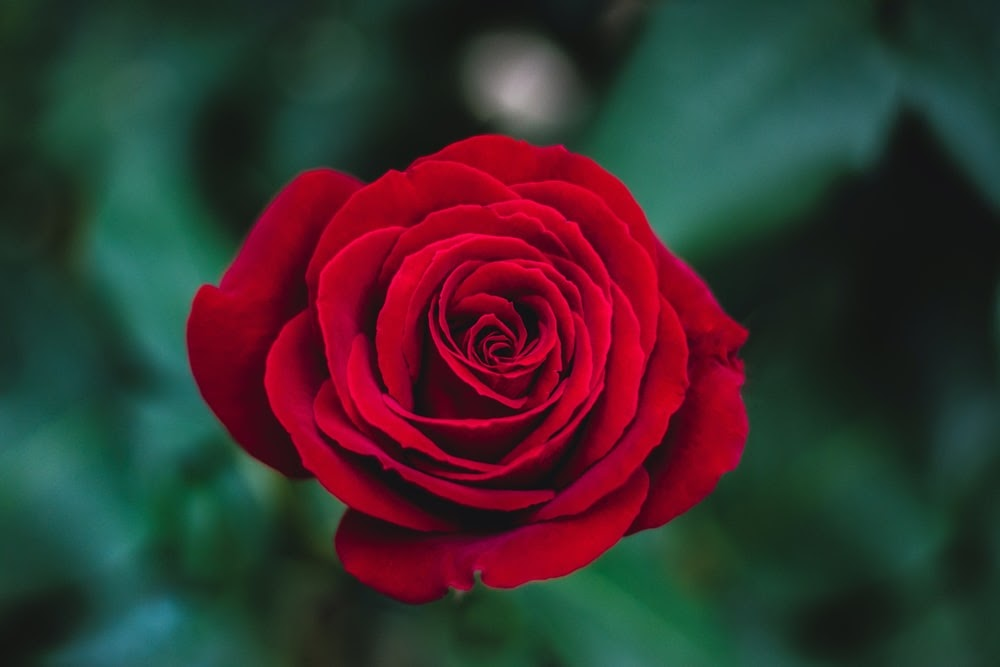
#> input picture Python/XuLyAnhPython/hoa1.jpg, 1000 x 667 px
$ python phuong.py   (older library calls are emulated)
#> lines starting #> are read from the running program, lines starting #| are printed output that depends on the picture; after the words box and inside, x2 and y2 are one past the last pixel; in counts of white or black regions, pixels touching at a corner belong together
import cv2
import numpy as np
import matplotlib.pyplot as plt
# tên biến theo đúng đề bài
I = cv2.imread("hoa1.jpg")
#> I is the input picture: shape (667, 1000, 3); mean B, G, R 47, 48, 59.6
#cv2.imshow("Color image", I)
Ihsv = cv2.cvtColor(I, cv2.COLOR_BGR2HSV) #chuyển sang ảnh grayscale
#> Ihsv: shape (667, 1000, 3); mean H, S, V 102.3, 154.2, 84.3
#cv2.imshow("HSV image", Ihsv)
#HSV sang RGB (RGB đảo ngược các kênh R và B, tức là BGR)
I2 = cv2.cvtColor(Ihsv, cv2.COLOR_HSV2BGR)
#cv2.imshow("RGB image", I2)
#tách kênh V
Iv=Ihsv[:,:,2]
#tách kênh H
#Ih=Ihsv[:,:,0]
#tách kênh S
Is=Ihsv[:,:,1]
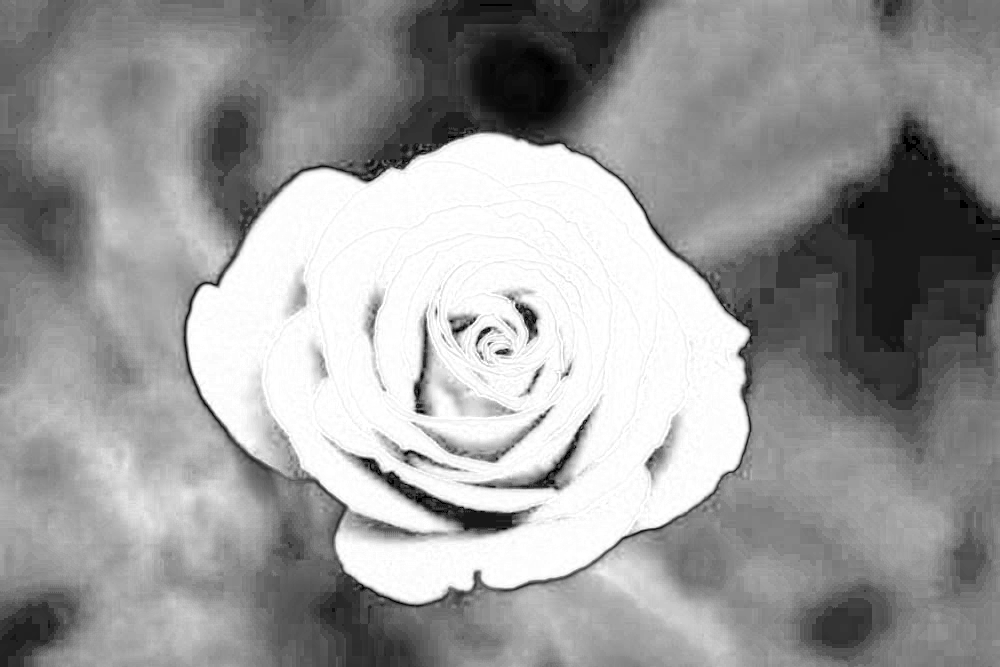
#> Is: shape (667, 1000); min 0, max 255, mean 154.2
#24e. Giảm size ảnh xuống 1/2. Hiển thị ảnh đã giảm size
width_I = int(I.shape[1] * 50/ 100)
#> width_I = 500
height_I = int(I.shape[0] * 50 / 100)
#> height_I = 333
#resize = (width, height)
# resize image
I_resize = cv2.resize(I,(width_I, height_I))
cv2.imshow("Resize image", I_resize)
#cv2.imshow('kenh H', Ih)
cv2.imshow("V image", Iv)
#Hiển thị histogram Iv
hist = cv2.calcHist ([Iv], [0],None,[256],[0,256])
#> hist = 256 values, max 12647 at index 21, min 0 at index 0, mean 2605.5
plt.plot(hist)
plt.show()
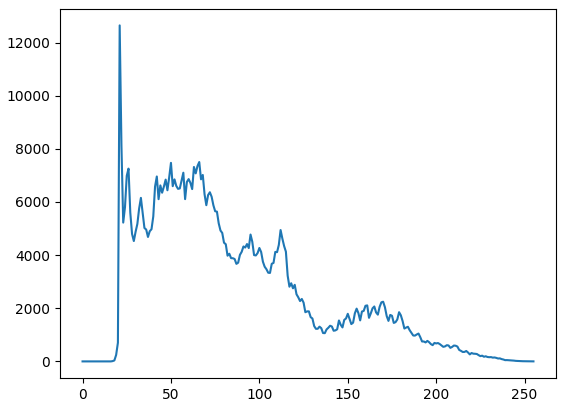
#> figure drawn by matplotlib, 1 panel; curve peaks at x = 21, y = 12647
'''
#Làm trơn Ihsv kênh H
Ih = cv2.medianBlur(Ihsv[:,:,0], 7) # Add median filter to image
cv2.imshow('Loc trung binh kenh H', Ih)
'''
I_h=Ihsv[:,:,0]#Kenh H
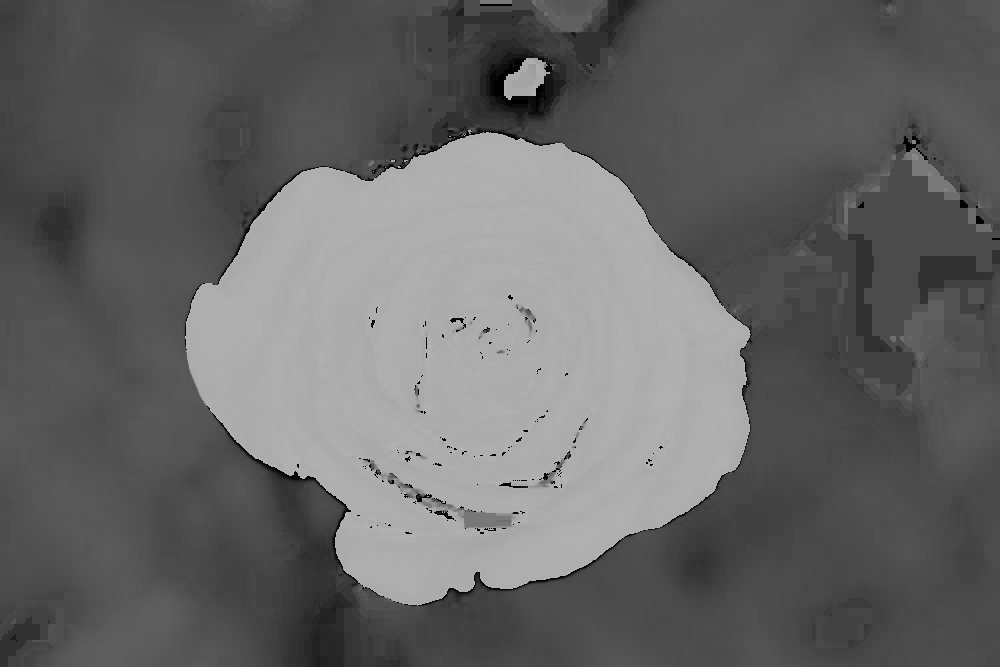
#> I_h: shape (667, 1000); min 0, max 179, mean 102.3
h=I_h.shape[0]
#> h = 667
w=I_h.shape[1]
#> w = 1000
Ih=np.zeros((h,w,1),dtype='uint8')
Ih[:,:,0]=cv2.blur(I_h,(7,7))
#cv2.imshow('Loc trung binh kenh H', Ih)
#24h. Nhị phân hóa anh Ih theo ngưỡng Otsu được ảnh nhị phân Ib. Hiển thị ảnh Ib.
ret, Ib = cv2.threshold(Ih,0,255, cv2.THRESH_OTSU)
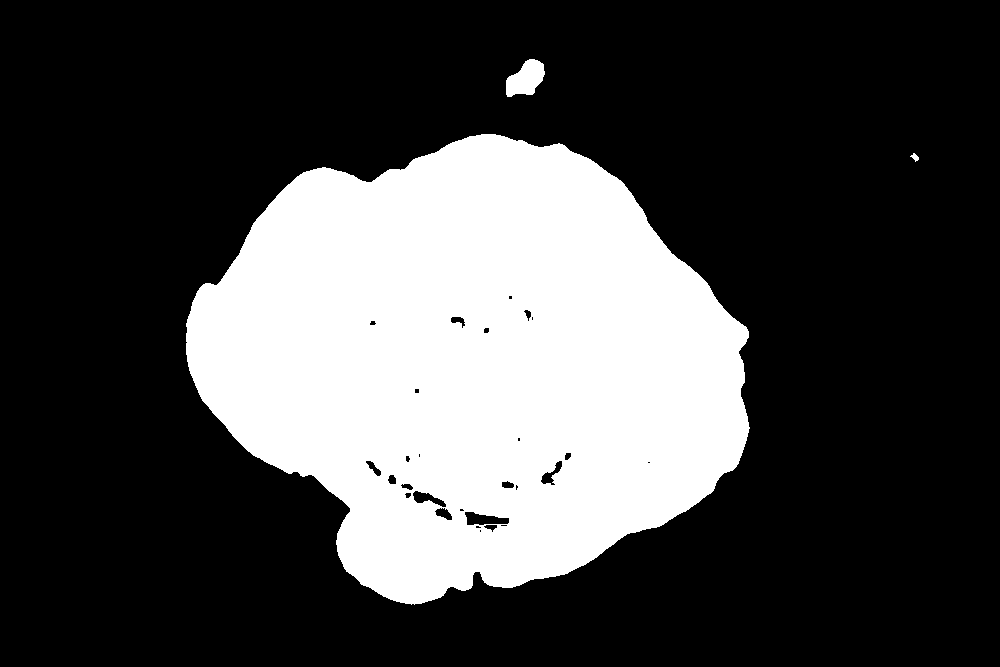
#> Ib: shape (667, 1000); 27.7% white; 3 white regions
#> ret = 123
cv2.imshow("Otsu image", Ib)
#24i. Tìm các contour của ảnh Ib. Vẽ các đường contour trên ảnh gốc I. Hiển thị ảnh I.
_, contours, _= cv2.findContours(Ib, cv2.RETR_EXTERNAL, cv2.CHAIN_APPROX_SIMPLE)
#> contours = 3 contours; box (x1, y1, x2, y2) and area: (186, 134, 750, 605) 184760, (506, 59, 545, 97) 922, (910, 153, 919, 162) 30
#contour của ảnh Ib.#cv2.imshow("Binary image", Ib)
cv2.drawContours (I, contours, -1, (0,0,255), 3) #vẽ Contours
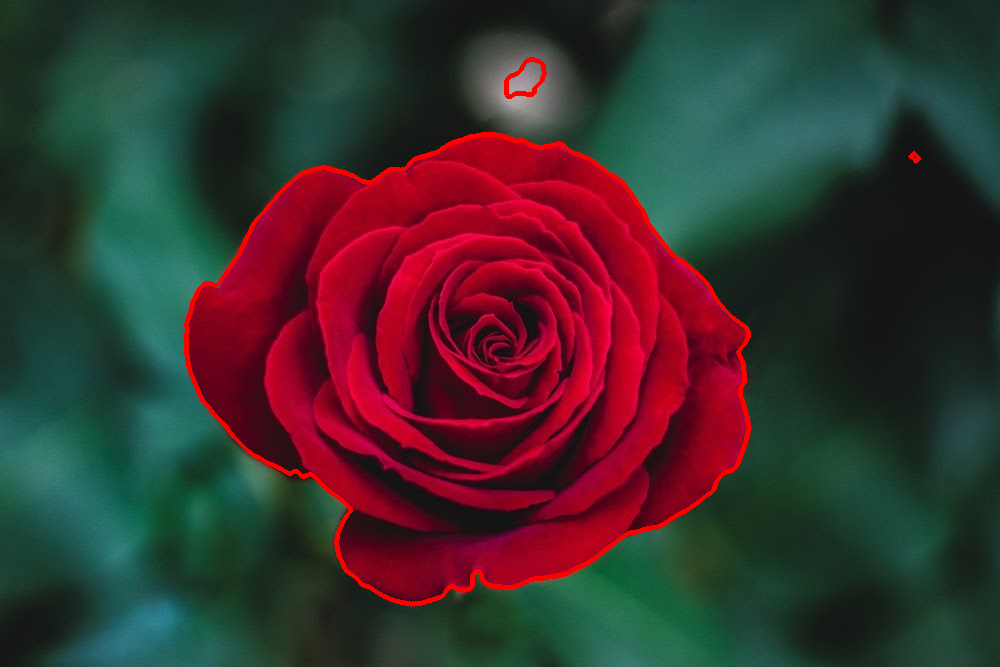
#> I: shape (667, 1000, 3); 1.22% of pixels changed, all inside (x1, y1, x2, y2) = (184, 57, 921, 607)
#cv2.imshow("Contours image", I)
#24k.Vẽ đường contour có diện tích lớn nhất ở câu 24i trên ảnh gốc I. Hiển thị ảnh I.
max_area=0.0
for cnt in contours:
    if max_area < cv2.contourArea(cnt):
        max_area=cv2.contourArea(cnt)
#> this loop made 3 passes
#> max_area on passes 1 to 2: 30, 184759.5
#> after the loop, max_area = 184759.5
for cnt in contours:
    if cv2.contourArea(cnt) > max_area/2:
        cv2.drawContours(I,[cnt],-1,(0,255,255),2)
#> this loop made 3 passes
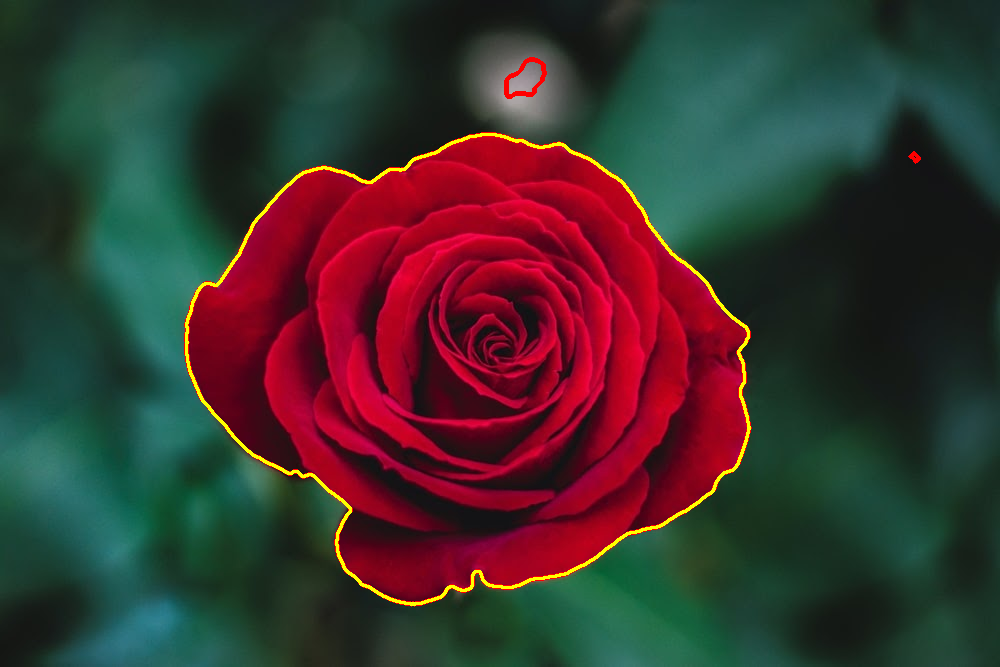
#> I: shape (667, 1000, 3); 0.89% of pixels changed, all inside (x1, y1, x2, y2) = (185, 133, 751, 606)

#cv2.imshow("Bo cac contour qua nho",I)
#24o  grayscale theo công thức biến đổi bộ mầu (r,g,b) về mức xám=0.39*r+0.50*g+0.11*b
rows=I.shape[0]
#> rows = 667
cols=I.shape[1]
#> cols = 1000
Ig=np.zeros((rows,cols),dtype='uint8')
for i in range(rows):
    for j in range(cols):
        #gray=11*r+50*g+39*b
        d=39*int(I[i][j][2]) + 50*int(I[i][j][1]) + 11*int(I[i][j][0])
        d=d//100
        Ig[i][j]=d
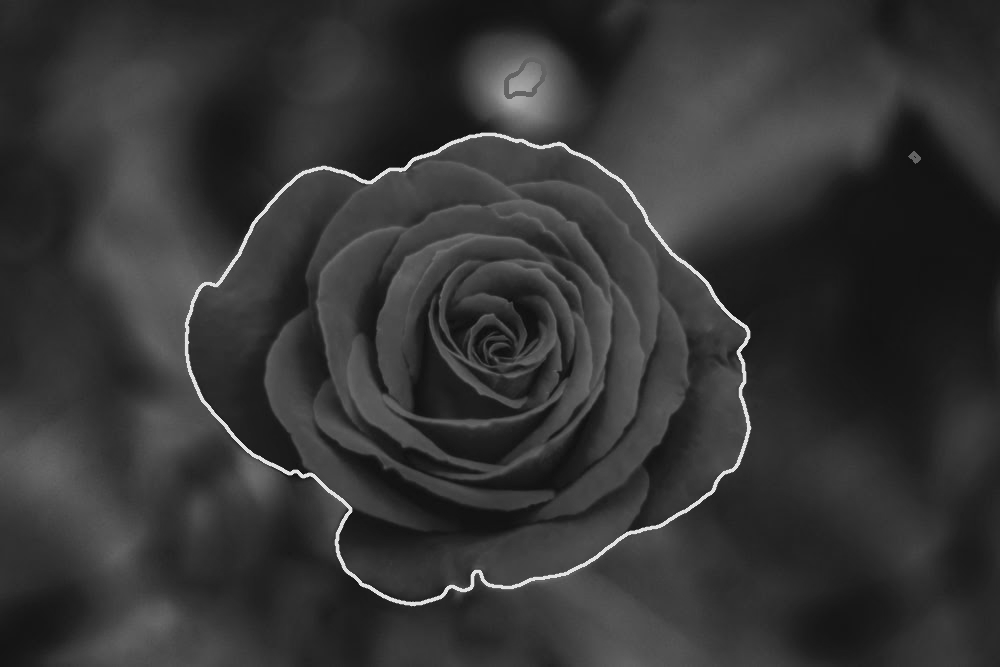
#> Ig: shape (667, 1000); min 13, max 226, mean 53.5
cv2.imshow('Gray img:',Ig)

###############################
cv2.waitKey()
